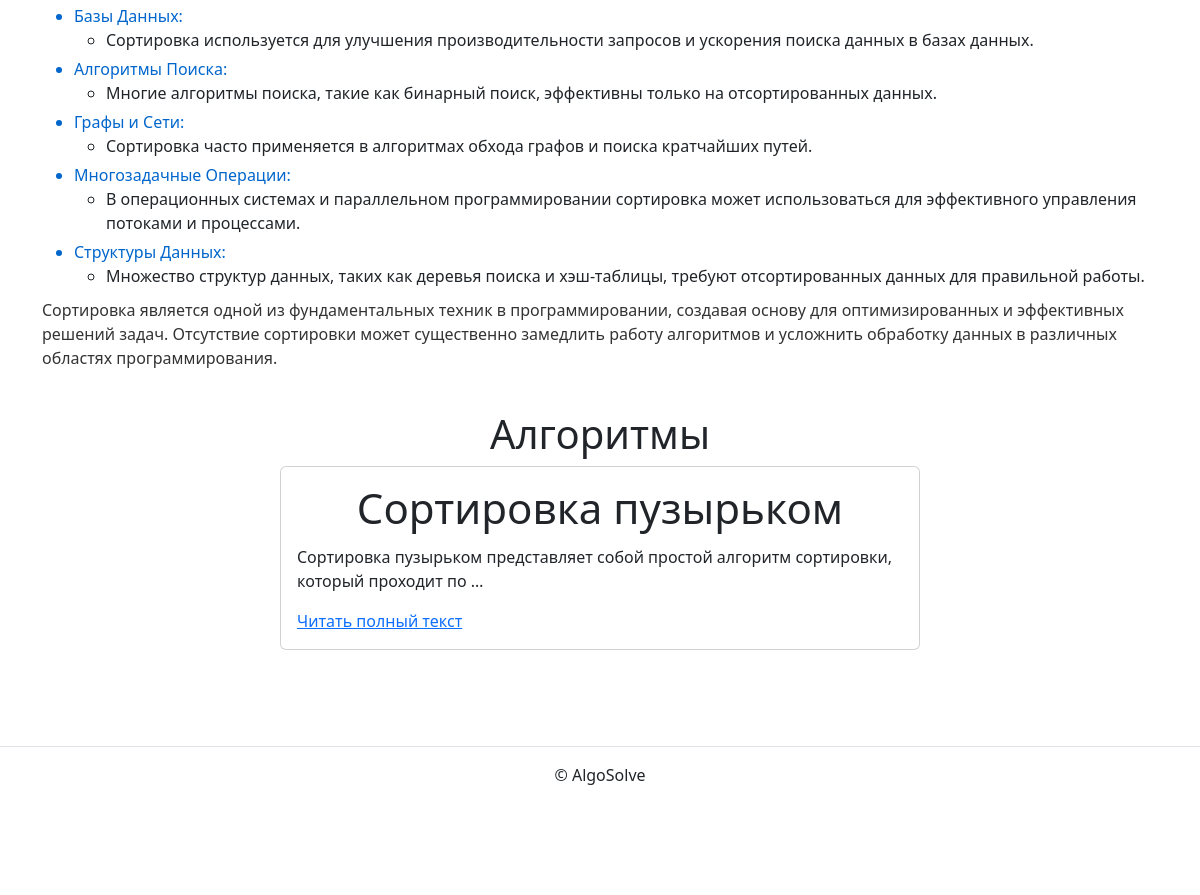
/algorithms/category_detail/sorting/ (lower part), run on an earlier commit of the app's database.
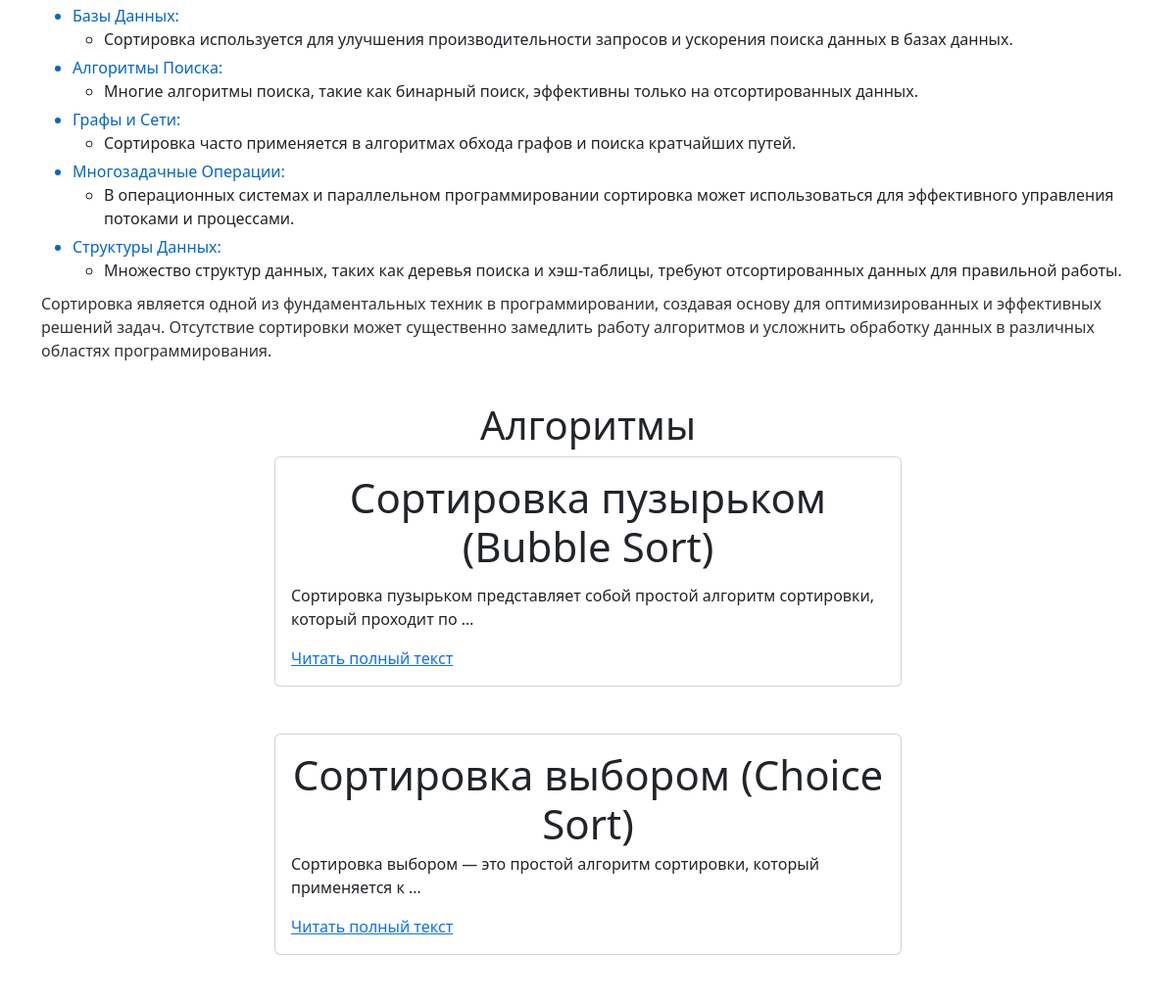
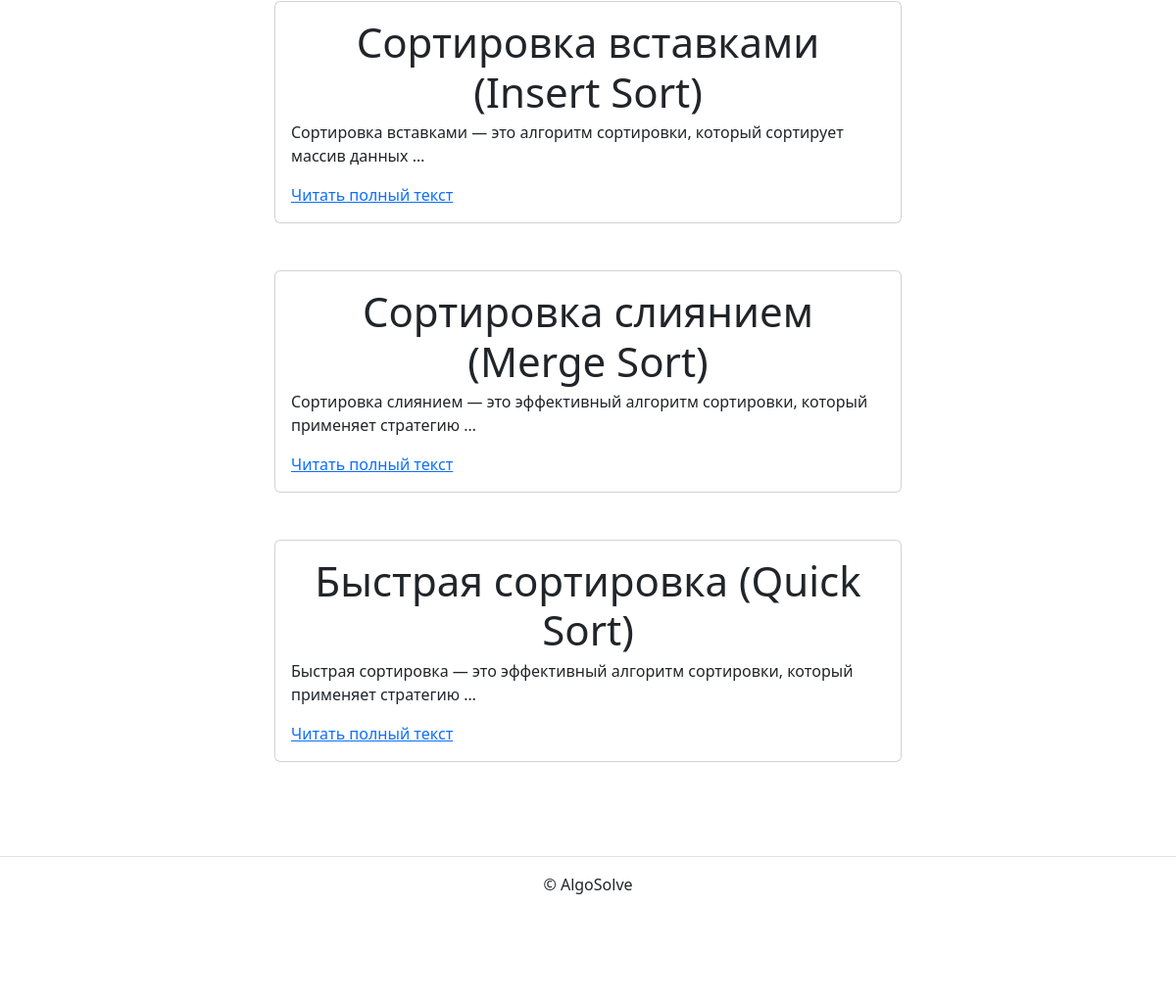
And on a later commit of the database (2 pictures, top to bottom).
### algorithm/models.py (models this page shows, shortened)
class BaseModel(models.Model):
    is_published = models.BooleanField(
        default=True,
        verbose_name='Опубликовано',
        help_text='Снимите галочку, чтобы скрыть публикацию.'
    )
    created_at = models.DateTimeField(
        auto_now_add=True,
        verbose_name='Добавлено'
    )
    class Meta:
        abstract = True

class Algorithm(BaseModel):
    category = models.ForeignKey(
        Category,
        on_delete=models.SET_NULL,
        related_name='algorithms',
        null=True
    )
    title = models.CharField(verbose_name='Название', max_length=256)
    description = models.TextField(verbose_name='Описание', max_length=10000)
    theory = models.TextField(verbose_name='Принцип работы', max_length=10000)
    realization = models.TextField(verbose_name='Реализация', max_length=10000)
    example = models.TextField(verbose_name='Пример работы', max_length=10000)
    slug = models.SlugField(
        unique=True,
        blank=True,
        verbose_name='Идентификатор',
        help_text=('Идентификатор страницы для URL; '
                   'разрешены символы латиницы, цифры, дефис и подчёркивание.')
    )
    class Meta:
        verbose_name = 'алгоритм'
        verbose_name_plural = 'Алгоритмы'

### algorithm/views.py (the view)
class CategoryDetailView(ListView):
    model = Algorithm
    template_name = 'algorithm/category.html'
    def get_queryset(self):
        qs = super().get_queryset()
        return qs.filter(category__slug=self.kwargs['category'])
    def get_context_data(self, **kwargs):
        context = super().get_context_data(**kwargs)
        context['category'] = get_object_or_404(
            Category, slug=self.kwargs['category'])
        context['urls'] = get_object_or_404(
            Category, slug=self.kwargs['category']).urls.all()
        context['images'] = get_object_or_404(
            Category, slug=self.kwargs['category']).images.all()
        return context

### templates/algorithm/category.html (shortened to what this page needs)
{% extends "base.html" %}
{% block content %}
  <p class="col-12 offset-0 mb-3 lead text">{{ category.description|safe }}</p>
  <br>
  <h1 class="text-center">Алгоритмы</h1>
  {% for algorithm in object_list %}
    <article class="mb-5">
      {% include "includes/post_card.html" %}
    </article>
  {% endfor %}
{% endblock %}

### templates/includes/post_card.html (shortened to what this page needs)
<div class="col d-flex justify-content-center">
  <div class="card" style="width: 40rem;">
    <div class="card-body">
      {% if '/algorithms/categories/' in request.path %}
        <h5 class="card-title">{{ category.title }}</h5>
        <h6 class="card-subtitle mb-2 text-muted">
          <small>
            {% if not category.is_published %}
              <p class="text-danger">Категория снят с публикации админом</p>
            {% endif %}
          </small>
        </h6>
        <p class="card-text">{{ category.description|truncatewords:10|safe }}</p>
        <a href="{% url 'algorithm:category_detail' category.slug %}" class="card-link">Читать полный текст</a>
      {% elif '/category_detail/' in request.path %}
        <h5 class="card-title">{{ algorithm.title }}</h5>
        <p class="card-text">{{ algorithm.description|truncatewords:10|safe }}</p>
        <a href="{% url 'algorithm:algorithm_detail' category.slug algorithm.slug %}" class="card-link">Читать полный текст</a>
        {% endif %}
    </div>
  </div>
</div>

What changed in the data, as far as the page shows it:
changed Algorithm: title "Сортировка пузырьком" → "Сортировка пузырьком (Bubble Sort)"
added Algorithm: title "Сортировка выбором (Choice Sort)", description "Сортировка выбором — это простой алгоритм сортировки, который применяется к …"
added Algorithm: title "Сортировка вставками (Insert Sort)", description "Сортировка вставками — это алгоритм сортировки, который сортирует массив данных …"
added Algorithm: title "Сортировка слиянием (Merge Sort)", description "Сортировка слиянием — это эффективный алгоритм сортировки, который применяет стратегию …"
added Algorithm: title "Быстрая сортировка (Quick Sort)", description "Быстрая сортировка — это эффективный алгоритм сортировки, который применяет стратегию …"
